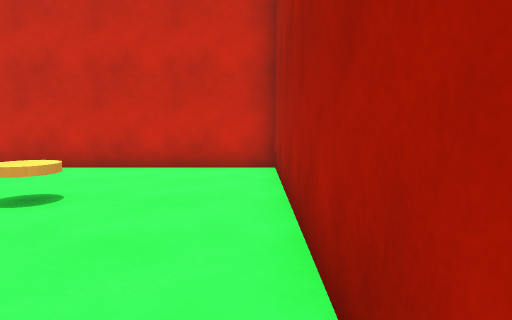
View 1 (above)

17 first-person views from a walk through a scene from a Unity 3-D project. The camera is 1.2 m above the floor, tilts 6° down and sees 70° across. The floor is counted in squares, 1 m on a side. Each view is taken from the middle of a square. On the plan, view 1 faces up. The plan holds only what a view shows up to about 15 squares ahead; the rest is blank. The place goes on beyond the plan. The player character is not drawn.

View 2
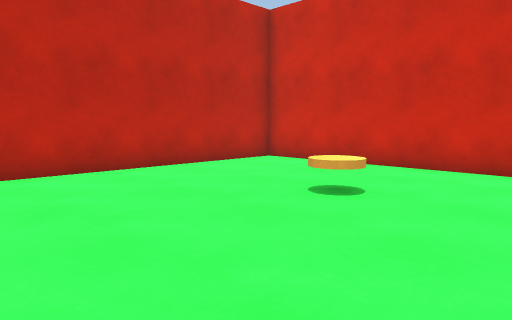

View 3
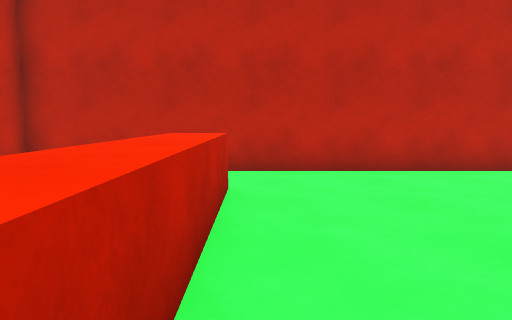

View 4
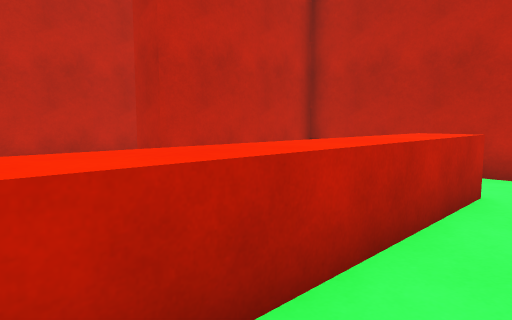

View 5
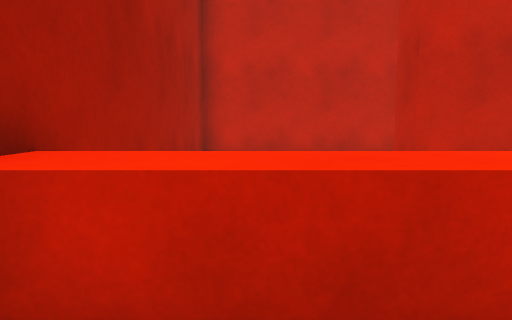

View 6
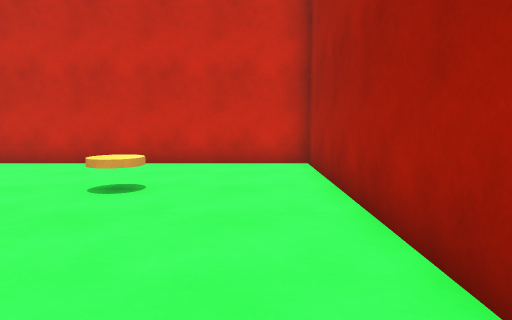

View 7
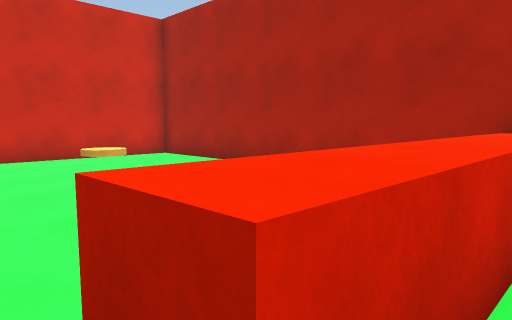

View 8
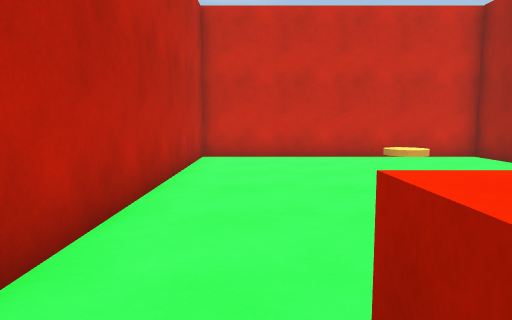

View 9
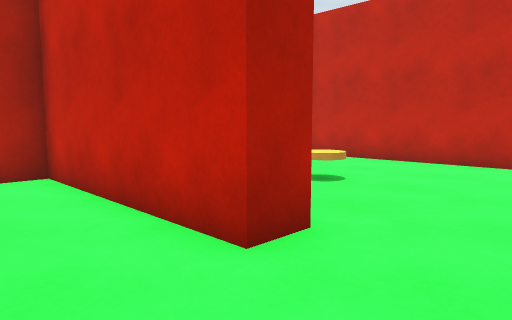

View 10
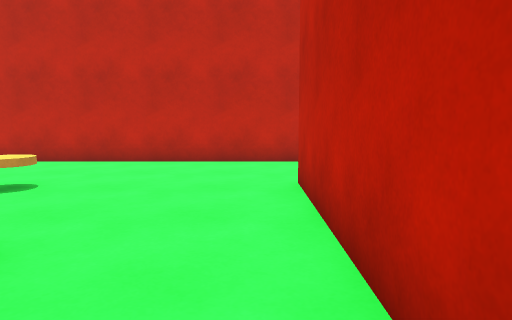

View 11
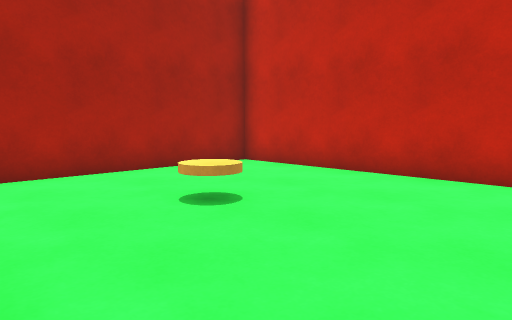

View 12
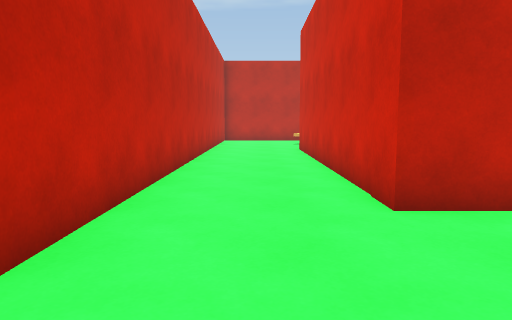

View 13
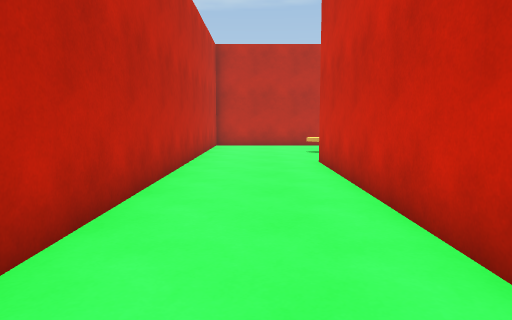

View 14
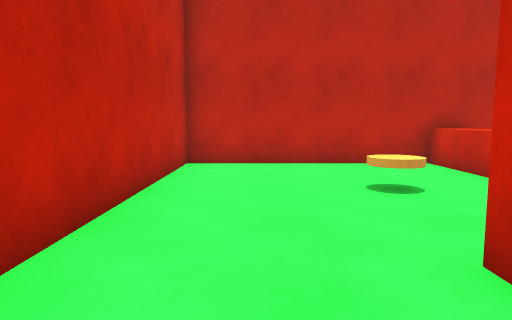

View 15
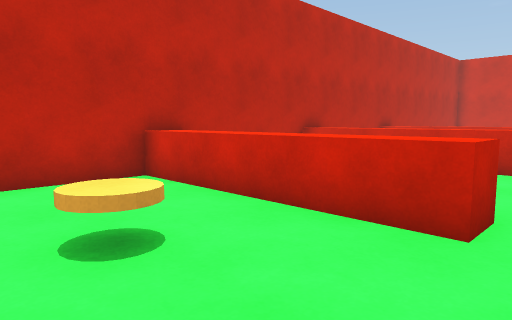

View 16
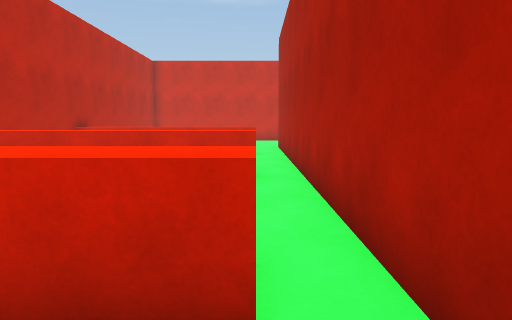

View 17
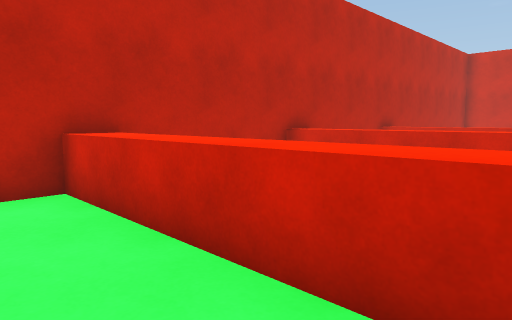

### Floor plan
Key: @ floor where view 1 was taken; # wall or solid block; . floor; ^ raised ledge; C orange coin.
Columns run from 28 left of view 1 to 1 right of it. Each row starts with its distance up from view 1.
 10                    ###########
  9                    #.........#
  8                    #.........#
  7                    #.........#
  6                    #....C....#
  5                    #.........#
  4                    #.........#
  3                    #.........#
  2                    #.........#
  1 #      .#          #.........#
  0 #  ^   ^#          #........@#
 -1 #^^^^^^.#          #.........#
 -2 #      .#          #..^^^^^^^#
 -3 #      .#          # .       #
 -4 #      .#          #         #
 -5 #   .. .#          #         #
 -6 #^^^^^^^#          #         #
 -7 #     ..#          ######    #
 -8 #     ..#          #.  .     #
 -9 #      .#          #  .......#
-10 #      .#          #...#######
-11 #^^^^^^^#          #...#
-12 #^^^^^^^#          #.........
-13 #.......           #.........#
-14 #...C...           #....C....#
-15 #.......############.........#
-16 #............................#
-17 #............................#
-18 #............................#
-19 ##############################

Positions as (right, up) in squares from view 1, and headings:
1: (0, 0), facing up
2: (0, 0), facing up-left
3: (0, -1), facing left
4: (0, 0), facing down-left
5: (-1, 0), facing down
6: (-1, -1), facing up
7: (-7, -3), facing up-right
8: (-7, -3), facing up
9: (-8, -8), facing down-right
10: (-8, -8), facing down
11: (-8, -11), facing down-right
12: (-4, -17), facing left
13: (-9, -17), facing left
14: (-17, -17), facing left
15: (-20, -16), facing up-left
16: (-21, -14), facing up
17: (-21, -14), facing up-left
